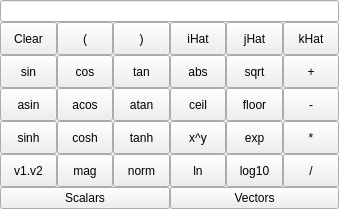
<?xml version="1.0" encoding="UTF-8"?>
<ui version="4.0">
 <class>CalculatorWidget</class>
 <widget class="QWidget" name="CalculatorWidget">
  <property name="geometry">
   <rect>
    <x>0</x>
    <y>0</y>
    <width>339</width>
    <height>209</height>
   </rect>
  </property>
  <property name="windowTitle">
   <string>Form</string>
  </property>
  <layout class="QVBoxLayout" name="verticalLayout_7" stretch="0,1,0">
   <property name="spacing">
    <number>0</number>
   </property>
   <property name="margin">
    <number>0</number>
   </property>
   <item>
    <widget class="pqLineEdit" name="Function"/>
   </item>
   <item>
    <layout class="QHBoxLayout" name="horizontalLayout_2">
     <item>
      <layout class="QVBoxLayout" name="verticalLayout">
       <item>
        <widget class="QToolButton" name="Clear">
         <property name="sizePolicy">
          <sizepolicy hsizetype="Preferred" vsizetype="Preferred">
           <horstretch>0</horstretch>
           <verstretch>0</verstretch>
          </sizepolicy>
         </property>
         <property name="focusPolicy">
          <enum>Qt::NoFocus</enum>
         </property>
         <property name="text">
          <string>Clear</string>
         </property>
        </widget>
       </item>
       <item>
        <widget class="QToolButton" name="sin">
         <property name="sizePolicy">
          <sizepolicy hsizetype="Preferred" vsizetype="Preferred">
           <horstretch>0</horstretch>
           <verstretch>0</verstretch>
          </sizepolicy>
         </property>
         <property name="focusPolicy">
          <enum>Qt::NoFocus</enum>
         </property>
         <property name="text">
          <string>sin</string>
         </property>
        </widget>
       </item>
       <item>
        <widget class="QToolButton" name="asin">
         <property name="sizePolicy">
          <sizepolicy hsizetype="Preferred" vsizetype="Preferred">
           <horstretch>0</horstretch>
           <verstretch>0</verstretch>
          </sizepolicy>
         </property>
         <property name="focusPolicy">
          <enum>Qt::NoFocus</enum>
         </property>
         <property name="text">
          <string>asin</string>
         </property>
        </widget>
       </item>
       <item>
        <widget class="QToolButton" name="sinh">
         <property name="sizePolicy">
          <sizepolicy hsizetype="Preferred" vsizetype="Preferred">
           <horstretch>0</horstretch>
           <verstretch>0</verstretch>
          </sizepolicy>
         </property>
         <property name="focusPolicy">
          <enum>Qt::NoFocus</enum>
         </property>
         <property name="text">
          <string>sinh</string>
         </property>
        </widget>
       </item>
       <item>
        <widget class="QToolButton" name="v1v2">
         <property name="sizePolicy">
          <sizepolicy hsizetype="Preferred" vsizetype="Preferred">
           <horstretch>0</horstretch>
           <verstretch>0</verstretch>
          </sizepolicy>
         </property>
         <property name="focusPolicy">
          <enum>Qt::NoFocus</enum>
         </property>
         <property name="text">
          <string>v1.v2</string>
         </property>
         <property name="autoRaise">
          <bool>false</bool>
         </property>
        </widget>
       </item>
      </layout>
     </item>
     <item>
      <layout class="QVBoxLayout" name="verticalLayout_2">
       <item>
        <widget class="QToolButton" name="LeftParentheses">
         <property name="sizePolicy">
          <sizepolicy hsizetype="Preferred" vsizetype="Preferred">
           <horstretch>0</horstretch>
           <verstretch>0</verstretch>
          </sizepolicy>
         </property>
         <property name="focusPolicy">
          <enum>Qt::NoFocus</enum>
         </property>
         <property name="text">
          <string>(</string>
         </property>
        </widget>
       </item>
       <item>
        <widget class="QToolButton" name="cos">
         <property name="sizePolicy">
          <sizepolicy hsizetype="Preferred" vsizetype="Preferred">
           <horstretch>0</horstretch>
           <verstretch>0</verstretch>
          </sizepolicy>
         </property>
         <property name="focusPolicy">
          <enum>Qt::NoFocus</enum>
         </property>
         <property name="text">
          <string>cos</string>
         </property>
        </widget>
       </item>
       <item>
        <widget class="QToolButton" name="acos">
         <property name="sizePolicy">
          <sizepolicy hsizetype="Preferred" vsizetype="Preferred">
           <horstretch>0</horstretch>
           <verstretch>0</verstretch>
          </sizepolicy>
         </property>
         <property name="focusPolicy">
          <enum>Qt::NoFocus</enum>
         </property>
         <property name="text">
          <string>acos</string>
         </property>
        </widget>
       </item>
       <item>
        <widget class="QToolButton" name="cosh">
         <property name="sizePolicy">
          <sizepolicy hsizetype="Preferred" vsizetype="Preferred">
           <horstretch>0</horstretch>
           <verstretch>0</verstretch>
          </sizepolicy>
         </property>
         <property name="focusPolicy">
          <enum>Qt::NoFocus</enum>
         </property>
         <property name="text">
          <string>cosh</string>
         </property>
        </widget>
       </item>
       <item>
        <widget class="QToolButton" name="mag">
         <property name="sizePolicy">
          <sizepolicy hsizetype="Preferred" vsizetype="Preferred">
           <horstretch>0</horstretch>
           <verstretch>0</verstretch>
          </sizepolicy>
         </property>
         <property name="focusPolicy">
          <enum>Qt::NoFocus</enum>
         </property>
         <property name="text">
          <string>mag</string>
         </property>
        </widget>
       </item>
      </layout>
     </item>
     <item>
      <layout class="QVBoxLayout" name="verticalLayout_3">
       <item>
        <widget class="QToolButton" name="RightParentheses">
         <property name="sizePolicy">
          <sizepolicy hsizetype="Preferred" vsizetype="Preferred">
           <horstretch>0</horstretch>
           <verstretch>0</verstretch>
          </sizepolicy>
         </property>
         <property name="focusPolicy">
          <enum>Qt::NoFocus</enum>
         </property>
         <property name="text">
          <string>)</string>
         </property>
        </widget>
       </item>
       <item>
        <widget class="QToolButton" name="tan">
         <property name="sizePolicy">
          <sizepolicy hsizetype="Preferred" vsizetype="Preferred">
           <horstretch>0</horstretch>
           <verstretch>0</verstretch>
          </sizepolicy>
         </property>
         <property name="focusPolicy">
          <enum>Qt::NoFocus</enum>
         </property>
         <property name="text">
          <string>tan</string>
         </property>
        </widget>
       </item>
       <item>
        <widget class="QToolButton" name="atan">
         <property name="sizePolicy">
          <sizepolicy hsizetype="Preferred" vsizetype="Preferred">
           <horstretch>0</horstretch>
           <verstretch>0</verstretch>
          </sizepolicy>
         </property>
         <property name="focusPolicy">
          <enum>Qt::NoFocus</enum>
         </property>
         <property name="text">
          <string>atan</string>
         </property>
        </widget>
       </item>
       <item>
        <widget class="QToolButton" name="tanh">
         <property name="sizePolicy">
          <sizepolicy hsizetype="Preferred" vsizetype="Preferred">
           <horstretch>0</horstretch>
           <verstretch>0</verstretch>
          </sizepolicy>
         </property>
         <property name="focusPolicy">
          <enum>Qt::NoFocus</enum>
         </property>
         <property name="text">
          <string>tanh</string>
         </property>
        </widget>
       </item>
       <item>
        <widget class="QToolButton" name="norm">
         <property name="sizePolicy">
          <sizepolicy hsizetype="Preferred" vsizetype="Preferred">
           <horstretch>0</horstretch>
           <verstretch>0</verstretch>
          </sizepolicy>
         </property>
         <property name="focusPolicy">
          <enum>Qt::NoFocus</enum>
         </property>
         <property name="text">
          <string>norm</string>
         </property>
        </widget>
       </item>
      </layout>
     </item>
     <item>
      <layout class="QVBoxLayout" name="verticalLayout_4">
       <item>
        <widget class="QToolButton" name="iHat">
         <property name="sizePolicy">
          <sizepolicy hsizetype="Preferred" vsizetype="Preferred">
           <horstretch>0</horstretch>
           <verstretch>0</verstretch>
          </sizepolicy>
         </property>
         <property name="focusPolicy">
          <enum>Qt::NoFocus</enum>
         </property>
         <property name="text">
          <string>iHat</string>
         </property>
        </widget>
       </item>
       <item>
        <widget class="QToolButton" name="abs">
         <property name="sizePolicy">
          <sizepolicy hsizetype="Preferred" vsizetype="Preferred">
           <horstretch>0</horstretch>
           <verstretch>0</verstretch>
          </sizepolicy>
         </property>
         <property name="focusPolicy">
          <enum>Qt::NoFocus</enum>
         </property>
         <property name="text">
          <string>abs</string>
         </property>
        </widget>
       </item>
       <item>
        <widget class="QToolButton" name="ceil">
         <property name="sizePolicy">
          <sizepolicy hsizetype="Preferred" vsizetype="Preferred">
           <horstretch>0</horstretch>
           <verstretch>0</verstretch>
          </sizepolicy>
         </property>
         <property name="focusPolicy">
          <enum>Qt::NoFocus</enum>
         </property>
         <property name="text">
          <string>ceil</string>
         </property>
        </widget>
       </item>
       <item>
        <widget class="QToolButton" name="xy">
         <property name="sizePolicy">
          <sizepolicy hsizetype="Preferred" vsizetype="Preferred">
           <horstretch>0</horstretch>
           <verstretch>0</verstretch>
          </sizepolicy>
         </property>
         <property name="focusPolicy">
          <enum>Qt::NoFocus</enum>
         </property>
         <property name="text">
          <string>x^y</string>
         </property>
        </widget>
       </item>
       <item>
        <widget class="QToolButton" name="ln">
         <property name="sizePolicy">
          <sizepolicy hsizetype="Preferred" vsizetype="Preferred">
           <horstretch>0</horstretch>
           <verstretch>0</verstretch>
          </sizepolicy>
         </property>
         <property name="focusPolicy">
          <enum>Qt::NoFocus</enum>
         </property>
         <property name="text">
          <string>ln</string>
         </property>
        </widget>
       </item>
      </layout>
     </item>
     <item>
      <layout class="QVBoxLayout" name="verticalLayout_5">
       <item>
        <widget class="QToolButton" name="jHat">
         <property name="sizePolicy">
          <sizepolicy hsizetype="Preferred" vsizetype="Preferred">
           <horstretch>0</horstretch>
           <verstretch>0</verstretch>
          </sizepolicy>
         </property>
         <property name="focusPolicy">
          <enum>Qt::NoFocus</enum>
         </property>
         <property name="text">
          <string>jHat</string>
         </property>
        </widget>
       </item>
       <item>
        <widget class="QToolButton" name="sqrt">
         <property name="sizePolicy">
          <sizepolicy hsizetype="Preferred" vsizetype="Preferred">
           <horstretch>0</horstretch>
           <verstretch>0</verstretch>
          </sizepolicy>
         </property>
         <property name="focusPolicy">
          <enum>Qt::NoFocus</enum>
         </property>
         <property name="text">
          <string>sqrt</string>
         </property>
        </widget>
       </item>
       <item>
        <widget class="QToolButton" name="floor">
         <property name="sizePolicy">
          <sizepolicy hsizetype="Preferred" vsizetype="Preferred">
           <horstretch>0</horstretch>
           <verstretch>0</verstretch>
          </sizepolicy>
         </property>
         <property name="focusPolicy">
          <enum>Qt::NoFocus</enum>
         </property>
         <property name="text">
          <string>floor</string>
         </property>
        </widget>
       </item>
       <item>
        <widget class="QToolButton" name="exp">
         <property name="sizePolicy">
          <sizepolicy hsizetype="Preferred" vsizetype="Preferred">
           <horstretch>0</horstretch>
           <verstretch>0</verstretch>
          </sizepolicy>
         </property>
         <property name="focusPolicy">
          <enum>Qt::NoFocus</enum>
         </property>
         <property name="text">
          <string>exp</string>
         </property>
        </widget>
       </item>
       <item>
        <widget class="QToolButton" name="log10">
         <property name="sizePolicy">
          <sizepolicy hsizetype="Preferred" vsizetype="Preferred">
           <horstretch>0</horstretch>
           <verstretch>0</verstretch>
          </sizepolicy>
         </property>
         <property name="focusPolicy">
          <enum>Qt::NoFocus</enum>
         </property>
         <property name="text">
          <string>log10</string>
         </property>
        </widget>
       </item>
      </layout>
     </item>
     <item>
      <layout class="QVBoxLayout" name="verticalLayout_6">
       <item>
        <widget class="QToolButton" name="kHat">
         <property name="sizePolicy">
          <sizepolicy hsizetype="Preferred" vsizetype="Preferred">
           <horstretch>0</horstretch>
           <verstretch>0</verstretch>
          </sizepolicy>
         </property>
         <property name="focusPolicy">
          <enum>Qt::NoFocus</enum>
         </property>
         <property name="text">
          <string>kHat</string>
         </property>
        </widget>
       </item>
       <item>
        <widget class="QToolButton" name="Plus">
         <property name="sizePolicy">
          <sizepolicy hsizetype="Preferred" vsizetype="Preferred">
           <horstretch>0</horstretch>
           <verstretch>0</verstretch>
          </sizepolicy>
         </property>
         <property name="focusPolicy">
          <enum>Qt::NoFocus</enum>
         </property>
         <property name="text">
          <string>+</string>
         </property>
        </widget>
       </item>
       <item>
        <widget class="QToolButton" name="Minus">
         <property name="sizePolicy">
          <sizepolicy hsizetype="Preferred" vsizetype="Preferred">
           <horstretch>0</horstretch>
           <verstretch>0</verstretch>
          </sizepolicy>
         </property>
         <property name="focusPolicy">
          <enum>Qt::NoFocus</enum>
         </property>
         <property name="text">
          <string>-</string>
         </property>
        </widget>
       </item>
       <item>
        <widget class="QToolButton" name="Multiply">
         <property name="sizePolicy">
          <sizepolicy hsizetype="Preferred" vsizetype="Preferred">
           <horstretch>0</horstretch>
           <verstretch>0</verstretch>
          </sizepolicy>
         </property>
         <property name="focusPolicy">
          <enum>Qt::NoFocus</enum>
         </property>
         <property name="text">
          <string>*</string>
         </property>
        </widget>
       </item>
       <item>
        <widget class="QToolButton" name="Divide">
         <property name="sizePolicy">
          <sizepolicy hsizetype="Preferred" vsizetype="Preferred">
           <horstretch>0</horstretch>
           <verstretch>0</verstretch>
          </sizepolicy>
         </property>
         <property name="focusPolicy">
          <enum>Qt::NoFocus</enum>
         </property>
         <property name="text">
          <string>/</string>
         </property>
        </widget>
       </item>
      </layout>
     </item>
    </layout>
   </item>
   <item>
    <layout class="QHBoxLayout" name="horizontalLayout">
     <item>
      <widget class="QPushButton" name="Scalars">
       <property name="focusPolicy">
        <enum>Qt::NoFocus</enum>
       </property>
       <property name="text">
        <string>Scalars</string>
       </property>
      </widget>
     </item>
     <item>
      <widget class="QPushButton" name="Vectors">
       <property name="focusPolicy">
        <enum>Qt::NoFocus</enum>
       </property>
       <property name="text">
        <string>Vectors</string>
       </property>
      </widget>
     </item>
    </layout>
   </item>
  </layout>
 </widget>
 <customwidgets>
  <customwidget>
   <class>pqLineEdit</class>
   <extends>QLineEdit</extends>
   <header>pqLineEdit.h</header>
  </customwidget>
 </customwidgets>
 <resources/>
 <connections>
  <connection>
   <sender>Clear</sender>
   <signal>pressed()</signal>
   <receiver>Function</receiver>
   <slot>clear()</slot>
   <hints>
    <hint type="sourcelabel">
     <x>27</x>
     <y>40</y>
    </hint>
    <hint type="destinationlabel">
     <x>169</x>
     <y>13</y>
    </hint>
   </hints>
  </connection>
 </connections>
</ui>
